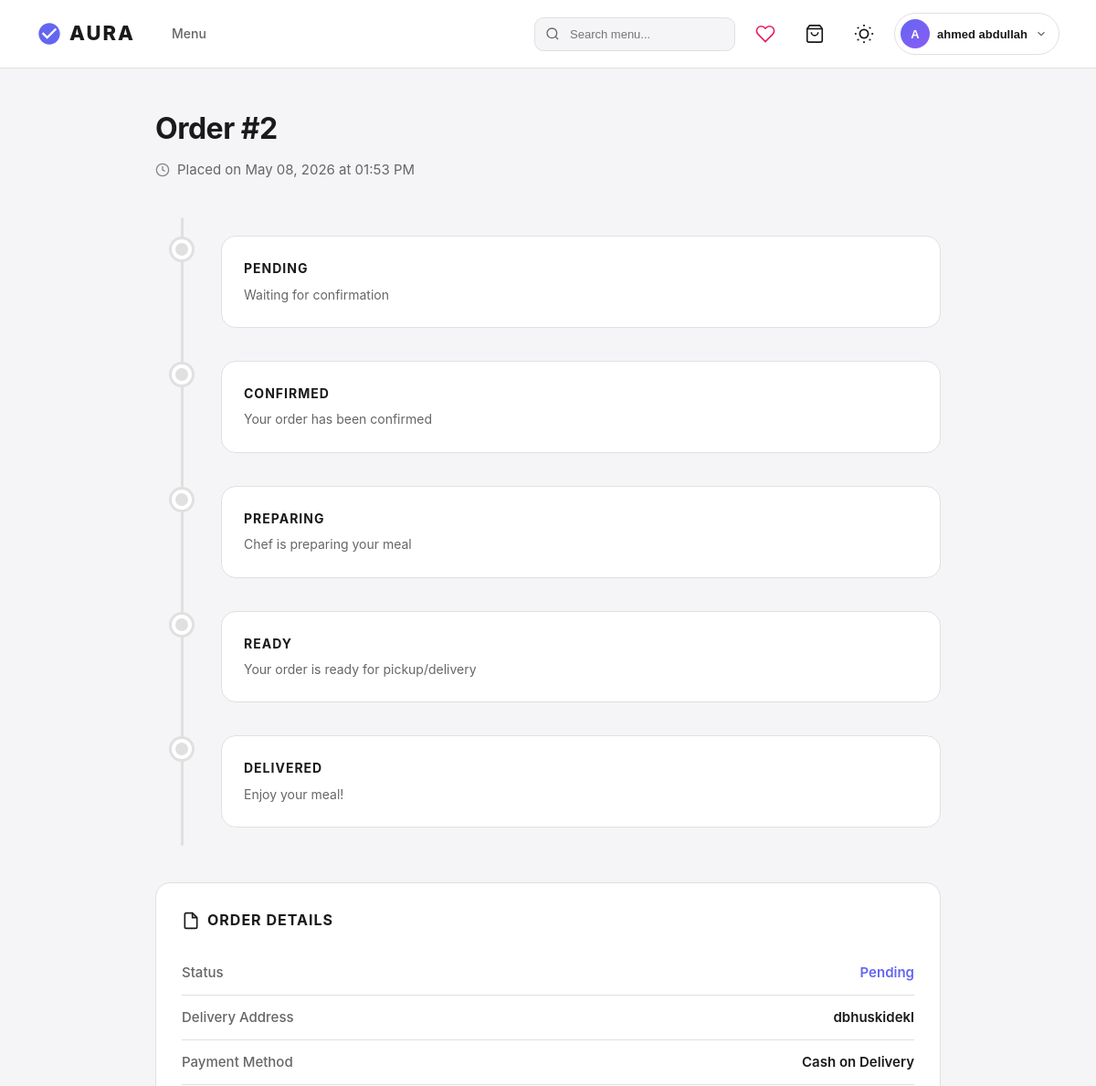
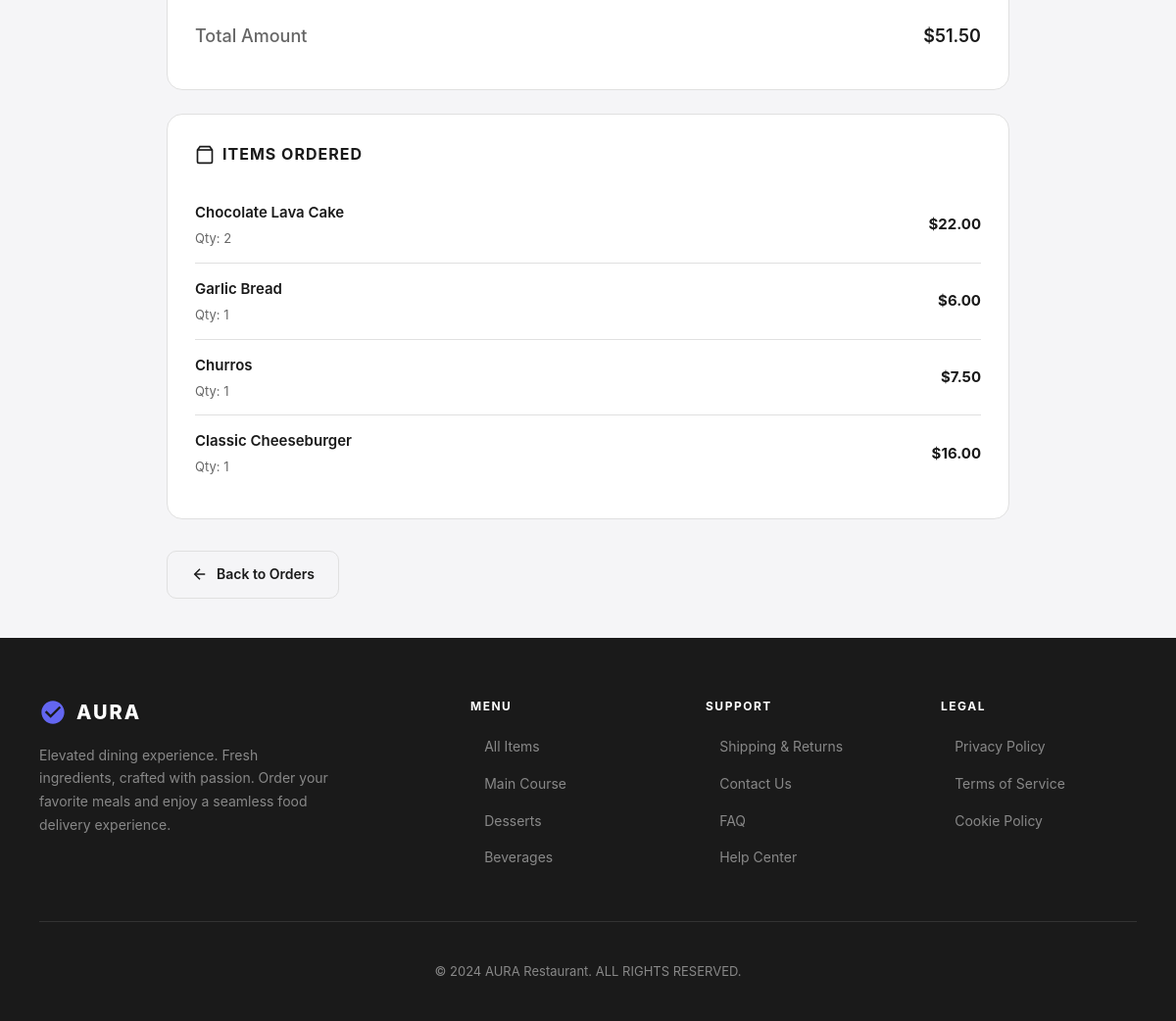
Page /order/order/2/track (signed in) on the committed database (2 pictures, top to bottom).
### app/models/user.py (models this page shows, shortened)
class User(UserMixin, db.Model):   # UserMixin provides correct Flask-Login integration
    __tablename__ = 'users'
    id           = db.Column(db.Integer, primary_key=True)
    username     = db.Column(db.String(80), unique=True, nullable=False)
    email        = db.Column(db.String(120), unique=True, nullable=False)
    password_hash = db.Column(db.String(256), nullable=False)
    phone        = db.Column(db.String(20))
    address      = db.Column(db.Text)
    created_at   = db.Column(db.DateTime, default=datetime.utcnow)
    orders  = db.relationship('Order',  back_populates='customer', lazy=True, cascade='all, delete-orphan')
    reviews = db.relationship('Review', back_populates='customer', lazy=True, cascade='all, delete-orphan')

### app/models/orders.py (models this page shows, shortened)
class Order(db.Model):
    __tablename__ = 'orders'
    id = db.Column(db.Integer, primary_key=True)
    customer_id = db.Column(db.Integer, db.ForeignKey('users.id', ondelete='CASCADE'), nullable=False)
    total_amount = db.Column(db.Numeric(10, 2), nullable=False)
    status = db.Column(db.Enum(OrderStatus), default=OrderStatus.PENDING)
    delivery_address = db.Column(db.Text)
    special_instructions = db.Column(db.Text)
    created_at = db.Column(db.DateTime, default=datetime.utcnow)
    updated_at = db.Column(db.DateTime, default=datetime.utcnow, onupdate=datetime.utcnow)
    customer = db.relationship('User', back_populates='orders')
    items = db.relationship('OrderItem', backref='order', lazy=True, cascade='all, delete-orphan')
    payment = db.relationship('Payment', backref='order', uselist=False, cascade='all, delete-orphan')
    status_history = db.relationship('OrderStatusHistory', backref='order', lazy=True, cascade='all, delete-orphan')

### app/models/payment.py (models this page shows, shortened)
class Payment(db.Model):
    __tablename__ = 'payments'
    id = db.Column(db.Integer, primary_key=True)
    order_id = db.Column(db.Integer, db.ForeignKey('orders.id'), nullable=False)
    amount = db.Column(db.Numeric(10, 2), nullable=False)
    method = db.Column(db.Enum(PaymentMethod), nullable=False)
    status = db.Column(db.Enum(PaymentStatus), default=PaymentStatus.PENDING, nullable=False)
    transaction_id = db.Column(db.String(100))  # From payment gateway
    card_last_four = db.Column(db.String(4))    # Tokenized - NEVER store full card
    paid_at = db.Column(db.DateTime)
    created_at = db.Column(db.DateTime, default=datetime.utcnow)

### app/models/order_item.py (models this page shows, shortened)
class OrderItem(db.Model):
    __tablename__ = 'order_items'
    id = db.Column(db.Integer, primary_key=True)
    order_id = db.Column(db.Integer, db.ForeignKey('orders.id', ondelete='CASCADE'), nullable=False)
    menu_item_id = db.Column(db.Integer, db.ForeignKey('menu_items.id', ondelete='CASCADE'), nullable=False)
    quantity = db.Column(db.Integer, nullable=False, default=1)
    unit_price = db.Column(db.Numeric(10, 2), nullable=False)
    special_requests = db.Column(db.Text)

### app/models/menu_item.py (models this page shows, shortened)
class MenuItem(db.Model):
    __tablename__ = 'menu_items'
    id = db.Column(db.Integer, primary_key=True)
    name = db.Column(db.String(100), nullable=False)
    description = db.Column(db.Text)
    price = db.Column(db.Numeric(10, 2), nullable=False)
    category = db.Column(db.Enum(Category), nullable=False)
    image_url = db.Column(db.String(255))
    is_available = db.Column(db.Boolean, default=True)
    stock_quantity = db.Column(db.Integer, default=10)  # ← NEW: Available stock
    preparation_time = db.Column(db.Integer, default=15)
    calories = db.Column(db.Integer)
    ingredients = db.Column(db.Text)
    created_at = db.Column(db.DateTime, default=db.func.current_timestamp())
    order_items = db.relationship('OrderItem', backref='menu_item', lazy=True)
    reviews = db.relationship('Review', backref='menu_item', lazy=True, cascade='all, delete-orphan')

### app/routes/order.py (the view)
@order_bp.route("/order/<int:order_id>/track")
@login_required
def order_tracking(order_id):
    result = OrderService.get_tracking_info(order_id, current_user.id)
    if not result.success:
        if result.data and result.data.get('forbidden'):
            flash('Access denied', 'danger')
        else:
            flash(result.error, 'danger')
        return redirect(url_for('customer.orders'))
    return render_template("orders/order_tracking.html", order=result.data)

### app/templates/orders/order_tracking.html (shortened to what this page needs)
{% extends "base.html" %}
{% block content %}
<div class="track-page">
  <h1>Order #{{ order.id }}</h1>
  <p class="subtitle">
    <svg viewBox="0 0 24 24"><circle cx="12" cy="12" r="10"/><polyline points="12 6 12 12 16 14"/></svg>
    Placed on {{ order.created_at.strftime('%B %d, %Y at %I:%M %p') if order.created_at else 'N/A' }}
  </p>
  <div class="timeline">
    {% set status_order = ['PENDING', 'CONFIRMED', 'PREPARING', 'READY', 'DELIVERED'] %}
    {% set current_status = order.status.value %}
    {% set current_index = status_order.index(current_status) if current_status in status_order else -1 %}
    {% for status in status_order %}
      {% set status_index = loop.index0 %}
      {% if status_index < current_index %}
        <div class="timeline-item completed">
      {% elif status_index == current_index %}
        <div class="timeline-item active">
      {% else %}
        <div class="timeline-item">
      {% endif %}
        <div class="timeline-dot"></div>
        <div class="timeline-content">
          <h4>{{ status.replace('_', ' ') }}</h4>
          <p>
            {% if status == 'PENDING' %}Waiting for confirmation{% endif %}
            {% if status == 'CONFIRMED' %}Your order has been confirmed{% endif %}
            {% if status == 'PREPARING' %}Chef is preparing your meal{% endif %}
            {% if status == 'READY' %}Your order is ready for pickup/delivery{% endif %}
            {% if status == 'DELIVERED' %}Enjoy your meal!{% endif %}
          </p>
        </div>
      </div>
    {% endfor %}
  </div>
  <div class="order-details">
    <h3>
      <svg viewBox="0 0 24 24"><path d="M14 2H6a2 2 0 0 0-2 2v16a2 2 0 0 0 2 2h12a2 2 0 0 0 2-2V8z"/><polyline points="14 2 14 8 20 8"/></svg>
      Order Details
    </h3>
    <div class="detail-row">
      <span class="label">Status</span>
      <span class="value status">{{ order.status.value }}</span>
    </div>
    <div class="detail-row">
      <span class="label">Delivery Address</span>
      <span class="value">{{ order.delivery_address or 'Pickup' }}</span>
    </div>
    <div class="detail-row">
      <span class="label">Payment Method</span>
      <span class="value">{{ order.payment.method.value if order.payment else 'N/A' }}</span>
    </div>
    <div class="detail-row">
      <span class="label">Total Amount</span>
      <span class="value">${{ "%.2f"|format(order.total_amount|float) }}</span>
    </div>
  </div>
  <div class="items-list">
    <h3>
      <svg viewBox="0 0 24 24"><path d="M6 2L3 6v14a2 2 0 0 0 2 2h14a2 2 0 0 0 2-2V6l-3-4z"/><line x1="3" y1="6" x2="21" y2="6"/></svg>
      Items Ordered
    </h3>
    {% for item in order.items %}
    <div class="item-row">
      <div class="item-info">
        <h4>{{ item.menu_item.name }}</h4>
        <p>Qty: {{ item.quantity }}{% if item.special_requests %} | {{ item.special_requests }}{% endif %}</p>
      </div>
      <div class="item-price">${{ "%.2f"|format(item.quantity * item.unit_price|float) }}</div>
    </div>
    {% endfor %}
  </div>
  <div class="action-btns">
    <a href="{{ url_for('customer.orders') }}" class="btn btn-outline">
      <svg viewBox="0 0 24 24" style="width:18px;height:18px;stroke:currentColor;fill:none;stroke-width:2"><path d="M19 12H5"/><polyline points="12 19 5 12 12 5"/></svg>
      Back to Orders
    </a>
  </div>
</div>
{% endblock %}

### app/templates/base.html (shortened to what this page needs)
<!DOCTYPE html>
<html lang="en" data-theme="light">
<head>
<link rel="stylesheet" href="{{ url_for('static', filename='css/style.css') }}">
</head>
<body>
<nav class="nav">
  <div class="nav-left">
    <a href="{{ url_for('main.home') }}" class="logo">
      <svg viewBox="0 0 24 24"><path d="M12 2C6.48 2 2 6.48 2 12s4.48 10 10 10 10-4.48 10-10S17.52 2 12 2zm-2 15l-5-5 1.41-1.41L10 14.17l7.59-7.59L19 8l-9 9z"/></svg>
      AURA
    </a>
    <ul class="links">
      <li><a href="{{ url_for('customer.menu') }}" class="{% if request.endpoint == 'customer.menu' %}active{% endif %}">Menu</a></li>
    </ul>
  </div>
  <div class="nav-right">
    <form class="nav-search" action="{{ url_for('customer.search') }}" method="GET">
      <input type="text" name="q" placeholder="Search menu..." value="{{ search_query or '' }}">
    </form>
    {% if current_user.is_authenticated %}
    <a href="{{ url_for('customer.wishlist') }}" class="nav-icon-btn wishlist-btn {% if request.endpoint == 'customer.wishlist' %}active{% endif %}" title="My Wishlist">
      <svg viewBox="0 0 24 24"><path d="M20.84 4.61a5.5 5.5 0 0 0-7.78 0L12 5.67l-1.06-1.06a5.5 5.5 0 0 0-7.78 7.78l1.06 1.06L12 21.23l7.78-7.78 1.06-1.06a5.5 5.5 0 0 0 0-7.78z"/></svg>
    </a>
    {% endif %}
    <a href="{{ url_for('customer.cart') }}" class="nav-icon-btn cart-icon-wrap" title="Cart">
      <svg viewBox="0 0 24 24"><path d="M6 2L3 6v14a2 2 0 0 0 2 2h14a2 2 0 0 0 2-2V6l-3-4z"/><line x1="3" y1="6" x2="21" y2="6"/><path d="M16 10a4 4 0 0 1-8 0"/></svg>
    </a>
    <button class="nav-icon-btn theme-toggle" onclick="toggleTheme()" title="Toggle Dark Mode">
    </button>
    {% if current_user.is_authenticated %}
    <div class="profile-dropdown" id="profileDropdown">
      <button class="profile-btn" onclick="toggleProfileDropdown()">
        <div class="profile-avatar">{{ current_user.username[0]|upper }}</div>
        <span class="profile-name">{{ current_user.username }}</span>
        <svg class="profile-arrow" viewBox="0 0 24 24"><polyline points="6 9 12 15 18 9"/></svg>
      </button>
    </div>
    {% else %}
    <a href="{{ url_for('auth.login') }}" class="btn btn-primary" style="padding:8px 20px;font-size:13px;border-radius:8px;background:var(--c2);color:#fff;font-weight:600;text-decoration:none">Login</a>
    {% endif %}
  </div>
</nav>
{% block content %}{% endblock %}
<footer class="footer">
  <div class="f-grid">
    <div>
      <div class="f-brand">
        <svg viewBox="0 0 24 24"><path d="M12 2C6.48 2 2 6.48 2 12s4.48 10 10 10 10-4.48 10-10S17.52 2 12 2zm-2 15l-5-5 1.41-1.41L10 14.17l7.59-7.59L19 8l-9 9z"/></svg>
        AURA
      </div>
      <p class="f-desc">Elevated dining experience. Fresh ingredients, crafted with passion. Order your favorite meals and enjoy a seamless food delivery experience.</p>
    </div>
    <div>
      <div class="f-title">Menu</div>
      <ul class="f-links">
        <li><a href="{{ url_for('customer.menu') }}">All Items</a></li>
        <li><a href="{{ url_for('customer.menu', category='main_course') }}">Main Course</a></li>
        <li><a href="{{ url_for('customer.menu', category='desserts') }}">Desserts</a></li>
        <li><a href="{{ url_for('customer.menu', category='beverages') }}">Beverages</a></li>
      </ul>
    </div>
    <div>
      <div class="f-title">Support</div>
      <ul class="f-links">
        <li><a href="#">Shipping & Returns</a></li>
        <li><a href="#">Contact Us</a></li>
        <li><a href="#">FAQ</a></li>
        <li><a href="#">Help Center</a></li>
      </ul>
    </div>
    <div>
      <div class="f-title">Legal</div>
      <ul class="f-links">
        <li><a href="#">Privacy Policy</a></li>
        <li><a href="#">Terms of Service</a></li>
        <li><a href="#">Cookie Policy</a></li>
      </ul>
    </div>
  </div>
  <div class="f-copy">&copy; 2024 AURA Restaurant. ALL RIGHTS RESERVED.</div>
</footer>
</body>
</html>

### rows in the picture
User: username "A", username "ahmed abdullah"
Order: id "2", created_at "May 08, 2026 at 01:53 PM", status.value "Pending", delivery_address "dbhuskidekl", total_amount "51.50"
Payment: payment.method "Cash on Delivery"
OrderItem: menu_item.name "Chocolate Lava Cake", quantity "2", item.quantity*item.unit_price|float "22.00"
OrderItem: menu_item.name "Garlic Bread", quantity "1", item.quantity*item.unit_price|float "6.00"
OrderItem: menu_item.name "Churros", quantity "1", item.quantity*item.unit_price|float "7.50"
OrderItem: menu_item.name "Classic Cheeseburger", quantity "1", item.quantity*item.unit_price|float "16.00"

### other values in the picture
{{ status.replace('_', ' ') }} "PENDING" "CONFIRMED" "PREPARING" "READY" "DELIVERED"
